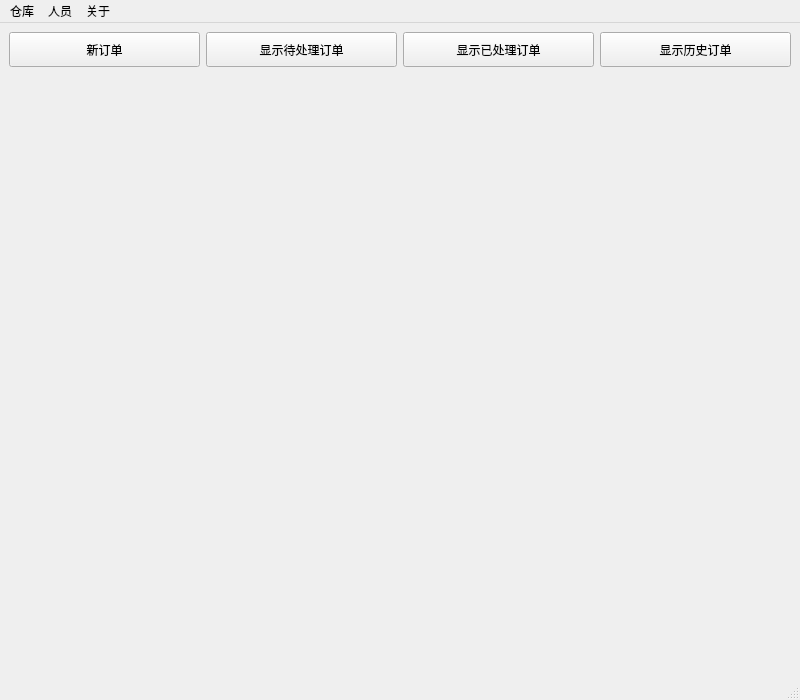
<?xml version="1.0" encoding="UTF-8"?>
<ui version="4.0">
 <class>MainWindow</class>
 <widget class="QMainWindow" name="MainWindow">
  <property name="geometry">
   <rect>
    <x>0</x>
    <y>0</y>
    <width>800</width>
    <height>700</height>
   </rect>
  </property>
  <property name="minimumSize">
   <size>
    <width>800</width>
    <height>700</height>
   </size>
  </property>
  <property name="windowTitle">
   <string>MainWindow</string>
  </property>
  <widget class="QWidget" name="centralwidget">
   <layout class="QGridLayout" name="gridLayout">
    <item row="1" column="0" colspan="4">
     <widget class="PaperTable" name="orderTable" native="true">
      <property name="minimumSize">
       <size>
        <width>0</width>
        <height>500</height>
       </size>
      </property>
     </widget>
    </item>
    <item row="0" column="3">
     <widget class="QPushButton" name="showHistory">
      <property name="minimumSize">
       <size>
        <width>0</width>
        <height>35</height>
       </size>
      </property>
      <property name="text">
       <string>显示历史订单</string>
      </property>
     </widget>
    </item>
    <item row="0" column="0">
     <widget class="QPushButton" name="newOrder">
      <property name="minimumSize">
       <size>
        <width>0</width>
        <height>35</height>
       </size>
      </property>
      <property name="text">
       <string>新订单</string>
      </property>
     </widget>
    </item>
    <item row="0" column="1">
     <widget class="QPushButton" name="showDeal">
      <property name="minimumSize">
       <size>
        <width>0</width>
        <height>35</height>
       </size>
      </property>
      <property name="text">
       <string>显示待处理订单</string>
      </property>
     </widget>
    </item>
    <item row="0" column="2">
     <widget class="QPushButton" name="showNow">
      <property name="minimumSize">
       <size>
        <width>0</width>
        <height>35</height>
       </size>
      </property>
      <property name="text">
       <string>显示已处理订单</string>
      </property>
     </widget>
    </item>
    <item row="2" column="0" colspan="4">
     <layout class="QHBoxLayout" name="buttomLayout"/>
    </item>
   </layout>
  </widget>
  <widget class="QMenuBar" name="menubar">
   <property name="geometry">
    <rect>
     <x>0</x>
     <y>0</y>
     <width>800</width>
     <height>25</height>
    </rect>
   </property>
   <widget class="QMenu" name="store">
    <property name="title">
     <string>仓库</string>
    </property>
    <addaction name="store_showAll"/>
   </widget>
   <widget class="QMenu" name="people">
    <property name="title">
     <string>人员</string>
    </property>
    <addaction name="people_change"/>
   </widget>
   <widget class="QMenu" name="about">
    <property name="title">
     <string>关于</string>
    </property>
    <addaction name="about_me"/>
    <addaction name="about_writer"/>
   </widget>
   <addaction name="store"/>
   <addaction name="people"/>
   <addaction name="about"/>
  </widget>
  <widget class="QStatusBar" name="statusbar"/>
  <action name="store_showAll">
   <property name="text">
    <string>库存管理</string>
   </property>
  </action>
  <action name="people_change">
   <property name="text">
    <string>人员管理</string>
   </property>
  </action>
  <action name="about_me">
   <property name="text">
    <string>关于我</string>
   </property>
  </action>
  <action name="about_writer">
   <property name="text">
    <string>关于作者</string>
   </property>
  </action>
 </widget>
 <customwidgets>
  <customwidget>
   <class>PaperTable</class>
   <extends>QWidget</extends>
   <header location="global">papertable.h</header>
   <container>1</container>
  </customwidget>
 </customwidgets>
 <resources/>
 <connections/>
</ui>
